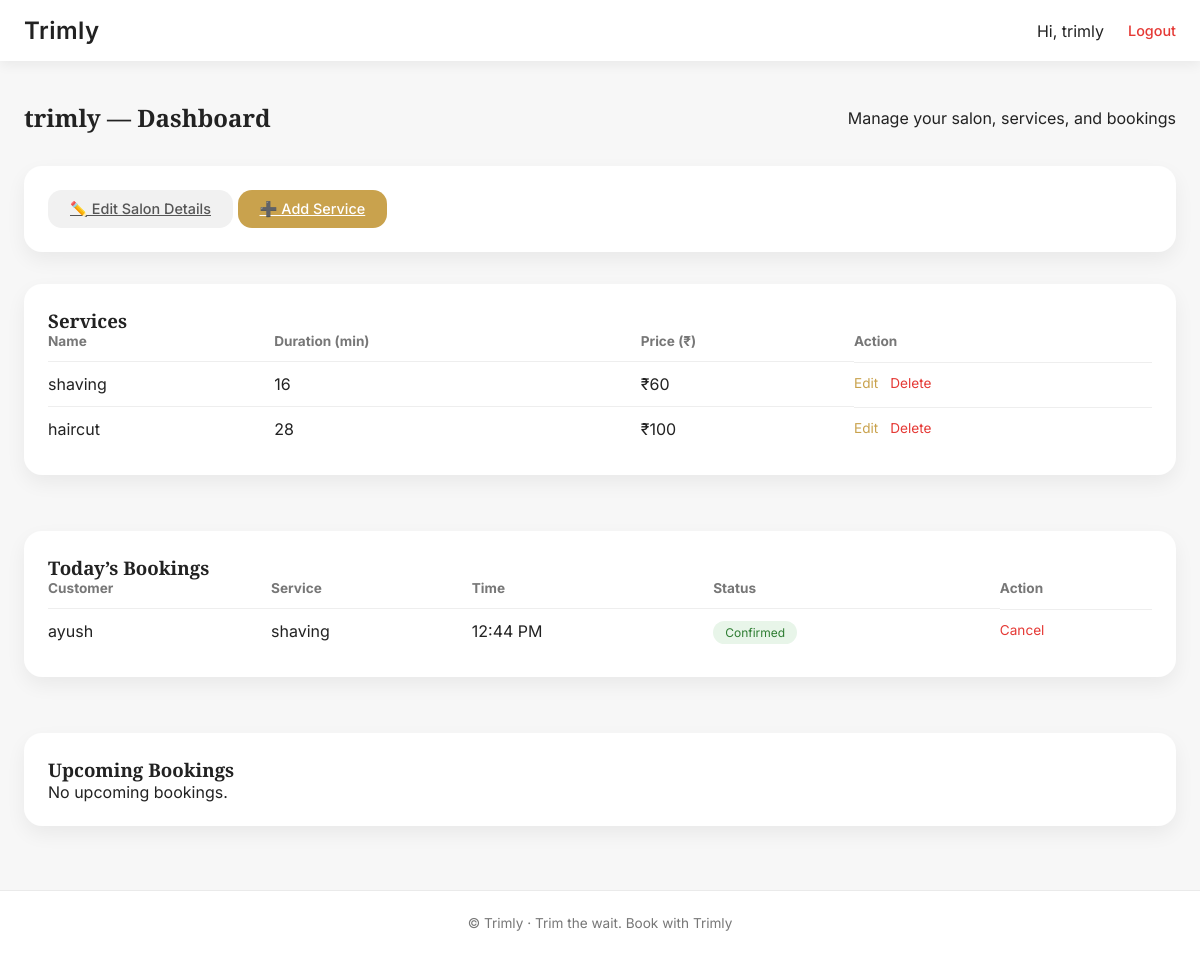
The page /salon-dashboard/1/ (signed in) on the database its author committed.
### salons/models.py (models this page shows, shortened)
class Salon(models.Model):
    owner = models.OneToOneField(
        User,
        null=True,
        blank=True,
        on_delete=models.CASCADE
    )
    name = models.CharField(max_length=100)
    address = models.TextField()
    phone = models.CharField(max_length=15)
    opening_time = models.TimeField(default="09:00")
    closing_time = models.TimeField(default="20:00")
    is_active = models.BooleanField(default=True)

class SalonService(models.Model):
    salon = models.ForeignKey(
        Salon,
        on_delete=models.CASCADE,
        related_name="services"
    )
    service = models.ForeignKey(
        ServiceCategory,
        on_delete=models.CASCADE
    )
    duration_minutes = models.IntegerField()
    price = models.IntegerField()

class ServiceCategory(models.Model):
    name = models.CharField(max_length=100, unique=True)

### bookings/models.py (models this page shows, shortened)
class Booking(models.Model):
    STATUS_CHOICES = [
        ('pending', 'Pending'),
        ('confirmed', 'Confirmed'),
        ('cancelled', 'Cancelled'),
    ]
    user = models.ForeignKey(User, on_delete=models.CASCADE)
    salon = models.ForeignKey(Salon, on_delete=models.CASCADE)
    service = models.ForeignKey( SalonService,on_delete=models.CASCADE)
    date = models.DateField()
    time = models.TimeField()
    status = models.CharField(
        max_length=20,
        choices=STATUS_CHOICES,
        default='confirmed'
    )
    created_at = models.DateTimeField(auto_now_add=True)

### salons/views.py (the view)
# urls.py: path('dashboard/<int:salon_id>/', salon_dashboard, name='salon_dashboard'),
@login_required
def salon_dashboard(request, salon_id):
    salon = get_object_or_404(Salon, id=salon_id)
    if salon.owner != request.user:
        return redirect('/')
    today = timezone.localdate()
    todays_bookings = Booking.objects.filter(
        salon=salon,
        date=today
    ).exclude(status='cancelled').order_by('time')
    upcoming_bookings = Booking.objects.filter(
        salon=salon,
        date__gt=today
    ).exclude(status='cancelled').order_by('date', 'time')
    services = SalonService.objects.filter(salon=salon)
    return render(request, 'salons/salon_dashboard.html', {
        'salon': salon,
        'todays_bookings': todays_bookings,
        'upcoming_bookings': upcoming_bookings,
        'services': services
    })

### templates/salons/salon_dashboard.html
{% extends 'base.html' %}
{% block content %}
<section class="page">
  <div class="page-header">
    <h2>{{ salon.name }} — Dashboard</h2>
    <p>Manage your salon, services, and bookings</p>
  </div>
  <div class="card actions-card">
    <a href="{% url 'salons:edit_salon' %}" class="btn btn-secondary">
      ✏️ Edit Salon Details
    </a>
    <a href="{% url 'salons:add_service' %}" class="btn btn-primary">
      ➕ Add Service
    </a>
  </div>
  <div class="card dashboard-card">
    <h3 class="card-title">Services</h3>
    {% if services %}
    <div class="table-wrapper">
      <table class="table">
        <thead>
          <tr>
            <th>Name</th>
            <th>Duration (min)</th>
            <th>Price (₹)</th>
            <th>Action</th>
          </tr>
        </thead>
        <tbody>
          {% for service in services %}
          <tr>
            <td>{{ service.service.name }}</td>
            <td>{{ service.duration_minutes }}</td>
            <td>₹{{ service.price }}</td>
            <td class="actions">
              <a href="{% url 'salons:edit_service' service.id %}" class="action-link">
                Edit
              </a>
              <a
                href="{% url 'salons:delete_service' service.id %}"
                class="action-link danger"
                onclick="return confirm('Delete this service?')"
              >
                Delete
              </a>
            </td>
          </tr>
          {% endfor %}
        </tbody>
      </table>
    </div>
    {% else %}
      <p class="empty-text">No services added yet.</p>
    {% endif %}
  </div>
  <div class="card dashboard-card">
    <h3 class="card-title">Today’s Bookings</h3>
    {% if todays_bookings %}
    <div class="table-wrapper">
      <table class="table">
        <thead>
          <tr>
            <th>Customer</th>
            <th>Service</th>
            <th>Time</th>
            <th>Status</th>
            <th>Action</th>
          </tr>
        </thead>
        <tbody>
          {% for booking in todays_bookings %}
          <tr>
            <td>{{ booking.user.username }}</td>
            <td>{{ booking.service.service.name }}</td>
            <td>{{ booking.time|time:"h:i A" }}</td>
            <td>
              <span class="status-badge {{ booking.status }}">
                {{ booking.status|title }}
              </span>
            </td>
            <td class="actions">
              {% if booking.status != 'cancelled' %}
                <a
                  href="{% url 'bookings:update_status' booking.id 'cancelled' %}"
                  class="action-link danger"
                >
                  Cancel
                </a>
              {% else %}
                <span class="muted">—</span>
              {% endif %}
            </td>
          </tr>
          {% endfor %}
        </tbody>
      </table>
    </div>
    {% else %}
      <p class="empty-text">No bookings today.</p>
    {% endif %}
  </div>
  <div class="card dashboard-card">
    <h3 class="card-title">Upcoming Bookings</h3>
    {% if upcoming_bookings %}
    <div class="table-wrapper">
      <table class="table">
        <thead>
          <tr>
            <th>Date</th>
            <th>Customer</th>
            <th>Service</th>
            <th>Time</th>
            <th>Status</th>
          </tr>
        </thead>
        <tbody>
          {% for booking in upcoming_bookings %}
          <tr>
            <td>{{ booking.date|date:"d M Y" }}</td>
            <td>{{ booking.user.username }}</td>
            <td>{{ booking.service.service.name }}</td>
            <td>{{ booking.time|time:"h:i A" }}</td>
            <td>
              <span class="status-badge {{ booking.status }}">
                {{ booking.status|title }}
              </span>
            </td>
          </tr>
          {% endfor %}
        </tbody>
      </table>
    </div>
    {% else %}
      <p class="empty-text">No upcoming bookings.</p>
    {% endif %}
  </div>
</section>
{% endblock %}

### templates/base.html (shortened to what this page needs)
{% load static %}
<!DOCTYPE html>
<html lang="en">
<head>
  <link rel="stylesheet" href="{% static 'css/main.css' %}">
</head>
<body>
<header class="navbar">
    <div class="navbar-container">
        <a href="/" class="brand">Trimly</a>
        <nav class="nav-links">
    {% if user.is_authenticated %}
        <span class="nav-user">
            Hi, {{ user.username }}
        </span>
        <a href="{% url 'accounts:logout' %}" class="nav-link logout">
            Logout
        </a>
    {% endif %}
</nav>
    </div>
</header>
<main class="main-container">
    {% block content %}{% endblock %}
</main>
<footer class="footer">
    <p>© {{ now|date:"Y" }} Trimly · Trim the wait. Book with Trimly</p>
</footer>
</body>
</html>

### static/css/main.css (style rules this page uses)
* { box-sizing: border-box; margin: 0; padding: 0; }
html { font-family: 'Inter', 'Montserrat', sans-serif; background-color: #F7F7F7; color: #222222; }
body { -webkit-font-smoothing: antialiased; }
h1, h2, h3, h4 { font-family: 'Playfair Display', 'Poppins', serif; }
.navbar { background: #ffffff; box-shadow: 0 4px 12px rgba(0,0,0,0.06); position: sticky; top: 0; z-index: 50; }
.navbar-container { max-width: 1200px; margin: auto; padding: 16px 24px; display: flex; align-items: center; justify-content: space-between; }
.brand { font-size: 1.5rem; font-weight: 600; letter-spacing: 0.5px; color: #222222; text-decoration: none; }
.nav-links { display: flex; align-items: center; gap: 24px; }
.nav-link { font-size: 0.9rem; font-weight: 500; color: #666666; text-decoration: none; transition: color 0.25s ease; }
.nav-user { display: flex; align-items: center; gap: 12px; }
.logout { color: #E53935; }
.main-container { max-width: 1200px; margin: auto; padding: 40px 24px; }
.footer { background: #ffffff; border-top: 1px solid #eaeaea; text-align: center; font-size: 0.85rem; color: #777777; padding: 24px; }
.page { display: flex; flex-direction: column; gap: 32px; }
.page-header { display: flex; align-items: center; justify-content: space-between; }
.card { background: #ffffff; border-radius: 18px; padding: 24px; box-shadow: 0 8px 20px rgba(0,0,0,0.06); transition: box-shadow 0.3s ease, transform 0.3s ease; }
.btn { display: inline-flex; align-items: center; justify-content: center; padding: 10px 22px; border-radius: 14px; font-size: 0.9rem; font-weight: 500; cursor: pointer; border: none; transition: all 0.25s ease; }
.btn-primary { background: #C9A24D; color: #ffffff; }
.btn-secondary { background: #f1f1f1; color: #555555; }
.dashboard-card { margin-bottom: 24px; }
.table-wrapper { overflow-x: auto; }
.table { width: 100%; border-collapse: collapse; }
.status-badge { padding: 4px 12px; border-radius: 999px; font-size: 0.75rem; }
.status-badge.confirmed { background: #E8F5E9; color: #2E7D32; }
.actions { display: flex; gap: 12px; }
.action-link { color: #C9A24D; font-size: 0.85rem; text-decoration: none; }
.action-link.danger { color: #E53935; }
.table th { text-align: left; font-size: 0.85rem; color: #777; padding-bottom: 12px; }
.table td { padding: 12px 0; border-top: 1px solid #eee; }

### rows shown on the page
Salon: name "trimly"
SalonService: service.name "shaving", duration_minutes "16", price "60"
SalonService: service.name "haircut", duration_minutes "28", price "100"
Booking: user.username "ayush", service.service.name "shaving", time "12:44 PM", status "Confirmed", shows "Cancel"

### other values the page prints
{{ user.username }} "trimly"
